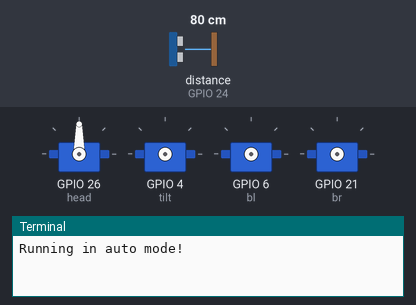
Simulated run of this program. Board: Raspberry Pi (BCM pin numbers), started with the arguments A F. Shown: 4 × servo, the last lines printed to the terminal. The test bench sets the inputs (shaded band); at power-on: distance to the obstacle (sensor on GPIO 24) 80 cm. The echo pulse lasts 58.3 µs per cm; servo angles are drawn from the pulse width (0.5 ms = 0°, 2.5 ms = 180°); the clock reads 2024-03-15 10:24:30 at power-on unless the program sets it.

Above: at 1.2 s.
1.3 s: distance to the obstacle (sensor on GPIO 24) set to 2 cm
At 2.88 s:
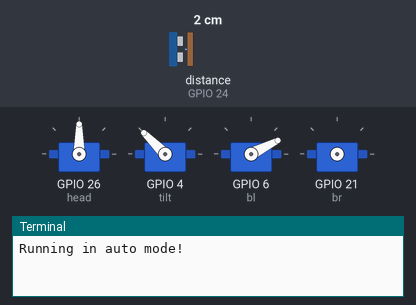
At 3.33 s:
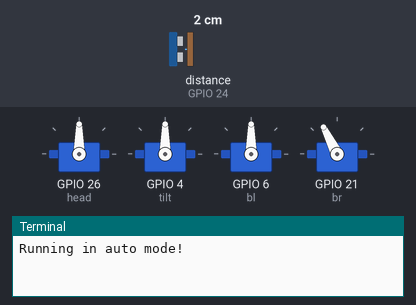
9.1 s: distance to the obstacle (sensor on GPIO 24) set to 35 cm
16.9 s: distance to the obstacle (sensor on GPIO 24) set to 4 cm
At 19.7 s:
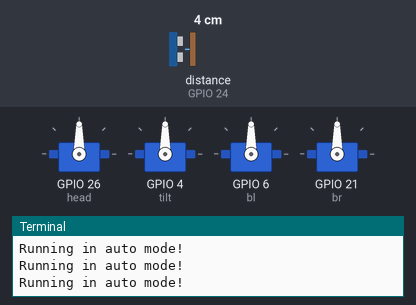
24.7 s: distance to the obstacle (sensor on GPIO 24) set to 60 cm
Timing chart, 0 to 33.5 s (numbered marks = the images above; inputs shaded):
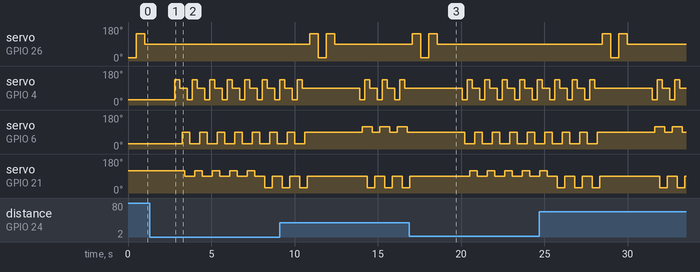

Measured:
- after the input at 1.3 s, servo on GPIO 26 (head): stays 90° (without the input it goes to 144° after 4.4 s)
- after the input at 16.9 s, servo on GPIO 26 (head): goes on until 18.6 s, then stays 90°

The program:

robot.py
```python
#!/usr/bin/python

import RPi.GPIO as GPIO
import pigpio
import time
import sys
import os
import signal
GPIO.setmode(GPIO.BCM)
GPIO.setwarnings(False)

tilt = 4
br = 21
bl = 6
trig = 23
echo = 24
head = 26

GPIO.setup(trig, GPIO.OUT)
GPIO.setup(echo, GPIO.IN)

pi = pigpio.pi()


def backward():
    pi.set_servo_pulsewidth(tilt, 800)
    time.sleep(0.15)
    pi.set_servo_pulsewidth(bl, 800)
    time.sleep(0.15)
    pi.set_servo_pulsewidth(tilt, 2000)
    time.sleep(0.15)
    pi.set_servo_pulsewidth(br, 1800)
    time.sleep(0.15)
    pi.set_servo_pulsewidth(tilt, 1500)
    time.sleep(0.15)
    pi.set_servo_pulsewidth(bl, 1500)
    time.sleep(0.15)
    pi.set_servo_pulsewidth(br, 1500)
    time.sleep(0.15)
    return;

def forward():
    pi.set_servo_pulsewidth(tilt, 800)
    time.sleep(0.15)
    pi.set_servo_pulsewidth(bl, 1800)
    time.sleep(0.15)
    pi.set_servo_pulsewidth(tilt, 2000)
    time.sleep(0.15)
    pi.set_servo_pulsewidth(br, 800)
    time.sleep(0.15)
    pi.set_servo_pulsewidth(tilt, 1500)
    time.sleep(0.15)
    pi.set_servo_pulsewidth(bl, 1500)
    time.sleep(0.15)
    pi.set_servo_pulsewidth(br, 1500)
    time.sleep(0.15)
    return;

def left():
    pi.set_servo_pulsewidth(tilt, 800)
    time.sleep(0.15)
    pi.set_servo_pulsewidth(bl, 1800)
    time.sleep(0.15)
    pi.set_servo_pulsewidth(tilt, 2000)
    time.sleep(0.15)
    pi.set_servo_pulsewidth(br, 1800)
    time.sleep(0.15)
    pi.set_servo_pulsewidth(tilt, 1500)
    time.sleep(0.15)
    pi.set_servo_pulsewidth(bl, 1500)
    time.sleep(0.15)
    pi.set_servo_pulsewidth(br, 1500)
    time.sleep(0.15)
    return;

def right():
    pi.set_servo_pulsewidth(tilt, 800)
    time.sleep(0.15)
    pi.set_servo_pulsewidth(bl, 800)
    time.sleep(0.15)
    pi.set_servo_pulsewidth(tilt, 2000)
    time.sleep(0.15)
    pi.set_servo_pulsewidth(br, 800)
    time.sleep(0.15)
    pi.set_servo_pulsewidth(tilt, 1500)
    time.sleep(0.15)
    pi.set_servo_pulsewidth(bl, 1500)
    time.sleep(0.15)
    pi.set_servo_pulsewidth(br, 1500)
    time.sleep(0.15)
    return;

def stop():
    pi.set_servo_pulsewidth(tilt, 0)
    time.sleep(0.15)
    pi.set_servo_pulsewidth(bl, 0)
    time.sleep(0.15)
    pi.set_servo_pulsewidth(br, 0)
    time.sleep(0.15)

    return

def obstacleDetected():
    backward()
    backward()
    backward()
    backward()
    backward()
    right()
    right()
    right()

    return

def turnHead():
    pi.set_servo_pulsewidth(head, 700)
    time.sleep(0.5)
    pi.set_servo_pulsewidth(head, 2100)
    time.sleep(0.5)
    pi.set_servo_pulsewidth(head, 1500)
    time.sleep(0.5)

    return

def autoMode():
    print ("Running in auto mode!")

    turnHead()

    time.sleep(0.5)
    GPIO.output(trig, 0)
    time.sleep(0.5)

    GPIO.output(trig,1)
    time.sleep(0.00001)
    GPIO.output(trig,0)

    while GPIO.input(echo) == 0:
        pulse_start = time.time()

    while GPIO.input(echo) == 1:
        pulse_end = time.time()

    pulse_duration = pulse_end - pulse_start

    distance = pulse_duration * 17150

    distance = round(distance, 2)

    if distance > 1 and distance < 35:
        obstacleDetected()
    else:
        forward()
        forward()
        forward()

    pi.set_servo_pulsewidth(head, 2100)
    time.sleep(0.5)
    return

def manualMode():
    move = str(sys.argv[2])
    if move == "F" or move == "f":
        print("Moving forward!")
        forward()
    elif move == "B" or move == "b":
        print("Moving backward!")
        backward()
    elif move == "L" or move == "l":
        print("Moving left!")
        left()
    elif move == "R" or move == "r":
        print("Moving right!")
        right()
    else:
        print("Invalid argument!")

    return

def main():
    opt = str(sys.argv[1])

    if opt == "A" or opt == "a":
        autoMode()
    elif opt == "M" or opt == "m":
        manualMode()

    return

while True:
    main()

GPIO.cleanup()
pi.stop()
```
